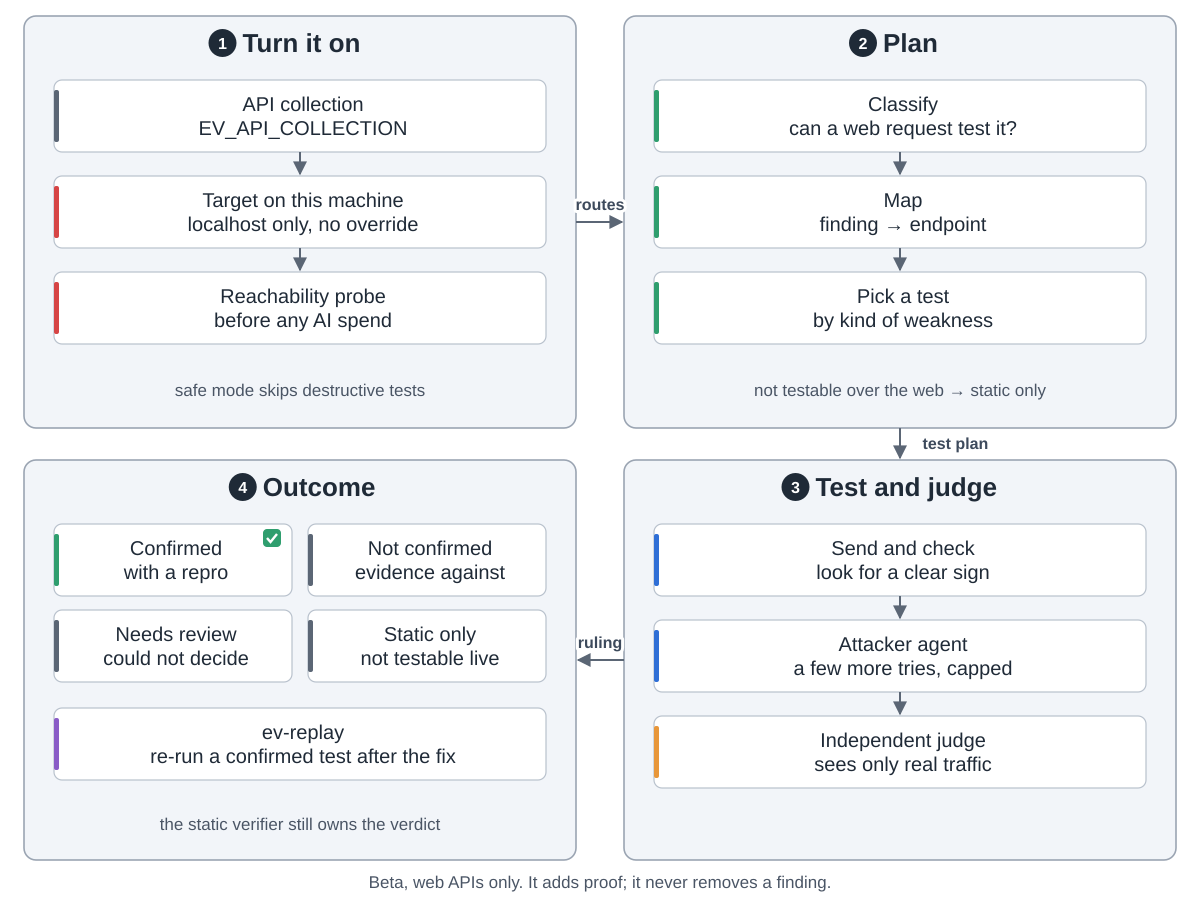

Recreate this plot in Python.
"""VVAH live check: exploit verification inside S6 (beta, API only, opt-in).  Drawn from the community
fork maximalfocus/visa-vulnerability-agentic-harness (docs/exploit-verification.md sections "Enabling it",
"Live verification (S6)", "Safety during verification", "Re-checking a fix", "How it works inside";
vvaharness/config/profiles/default.yaml, commit 1c292e3).  Run: python3 live.py

Snake order: 1 turn it on (top left) -> 2 plan (top right) -> 3 test and judge (bottom right)
-> 4 outcome (bottom left)."""
import sys
from pathlib import Path

sys.path.insert(0, str(Path(__file__).resolve().parents[2] / "tools"))
from archdiagram import Diagram  # noqa: E402

L, R, W = 24, 624, 552
T1, H1 = 16, 412
T2, H2 = 460, 400


def col(x, top, cards, h=72, gap=24, arrows=True):
    """One column of wide cards, top to bottom, optionally joined by arrows."""
    for i, (lbl, kind) in enumerate(cards):
        y = top + 64 + i * (h + gap)
        d.card(x + 30, y, lbl, kind, w=492, h=h)
        if arrows and i:
            d.arrow(f"M{x + W / 2} {y - gap}V{y - 2}")


def grid(x, top, cards, h=80, gap=16, y0=64):
    """Two columns of cards, filled row by row."""
    for i, (lbl, kind) in enumerate(cards):
        d.card(x + 30 + (i % 2) * 254, top + y0 + (i // 2) * (h + gap), lbl, kind, w=238, h=h)


def handoffs(a, b, c, ya=T1 + 206, yc=T2 + 200):
    """Arrows between the four groups in snake order, with what each one carries."""
    if a:
        d.arrow(f"M{L + W} {ya}H{R - 2}", label=a, at=(600, ya - 12))
    if b:
        d.arrow(f"M{R + W / 2} {T1 + H1}V{T2 - 2}", label=b, at=(R + W / 2 + 14 + len(b) * 4.6, T1 + H1 + 21))
    if c:
        d.arrow(f"M{R} {yc}H{L + W + 2}", label=c, at=(600, yc - 12))

d = Diagram("VVAH live check",
            "1 Turn it on: set EV_API_COLLECTION to the app's API collection and EV_TARGET_URL to a copy of the "
            "app running on this machine. Requests may only go to localhost, enforced in code with no override. "
            "A reachability probe runs before any AI spend. Safe mode, on by default, skips destructive tests. "
            "2 Plan: classify whether a web request can test the finding at all, map it to an endpoint, and pick "
            "a test for that kind of weakness. "
            "3 Test and judge: send the test and look for a clear sign, let an attacker agent try a few more times "
            "within a budget, then an independent judge rules from the real requests and responses only. "
            "4 Outcome: confirmed with a repro, not confirmed, needs review, or static only. The static verifier "
            "still owns the verdict. ev-replay re-runs a confirmed test after a fix.")

d.group(L, T1, W, H1, "Turn it on", 1)
col(L, T1, [("API collection|EV_API_COLLECTION", "data"),
            ("Target on this machine|localhost only, no override", "review"),
            ("Reachability probe|before any AI spend", "review")])
d.note(L + W / 2, T1 + 380, "safe mode skips destructive tests")

d.group(R, T1, W, H1, "Plan", 2)
col(R, T1, [("Classify|can a web request test it?", "plan"),
            ("Map|finding → endpoint", "plan"),
            ("Pick a test|by kind of weakness", "plan")])
d.note(R + W / 2, T1 + 380, "not testable over the web → static only")

d.group(R, T2, W, H2, "Test and judge", 3)
col(R, T2, [("Send and check|look for a clear sign", "coding"),
            ("Attacker agent|a few more tries, capped", "coding"),
            ("Independent judge|sees only real traffic", "critic")])

d.group(L, T2, W, H2, "Outcome", 4)
grid(L, T2, [("Confirmed|with a repro", "plan"), ("Not confirmed|evidence against", "data"),
             ("Needs review|could not decide", "data"), ("Static only|not testable live", "data")],
     h=72, gap=14)
d.ok(L + 248, T2 + 78)
d.card(L + 30, T2 + 248, "ev-replay|re-run a confirmed test after the fix", "write", w=492, h=72)
d.note(L + W / 2, T2 + 370, "the static verifier still owns the verdict")

handoffs("routes", "test plan", "ruling")
d.note(600, 888, "Beta, web APIs only. It adds proof; it never removes a finding.")

d.save(Path(__file__).with_name("live.svg"))
